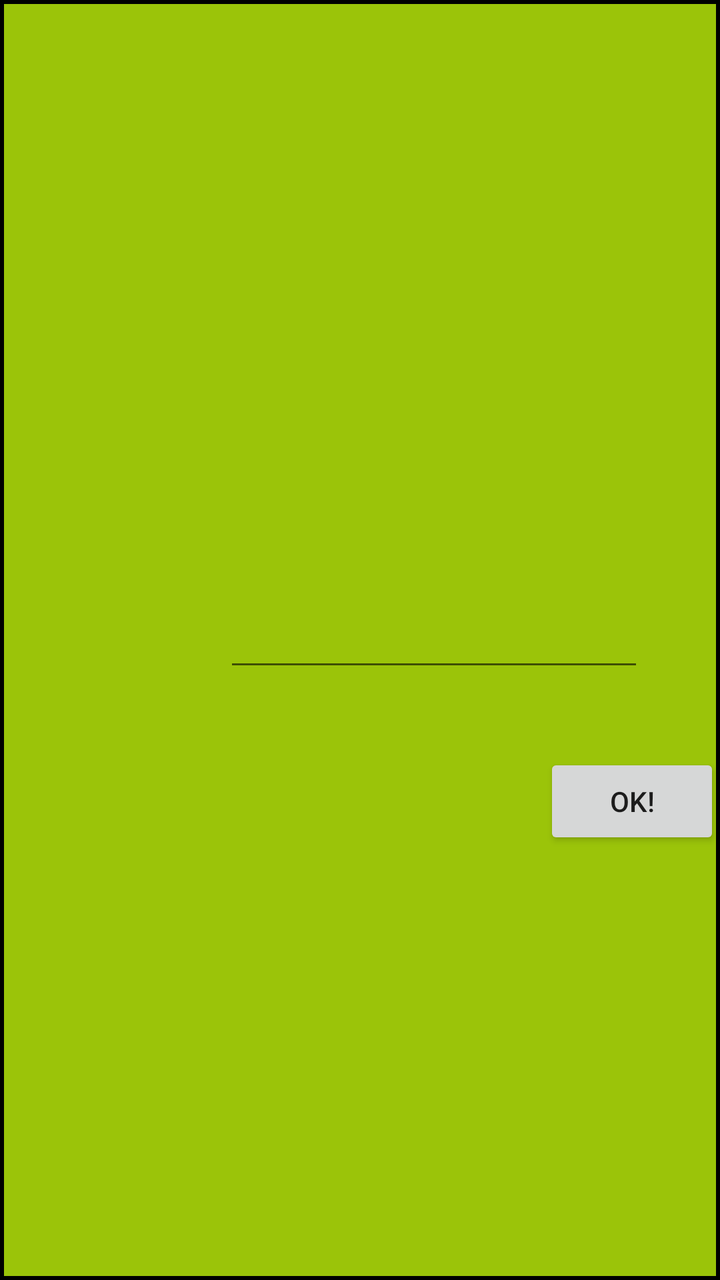
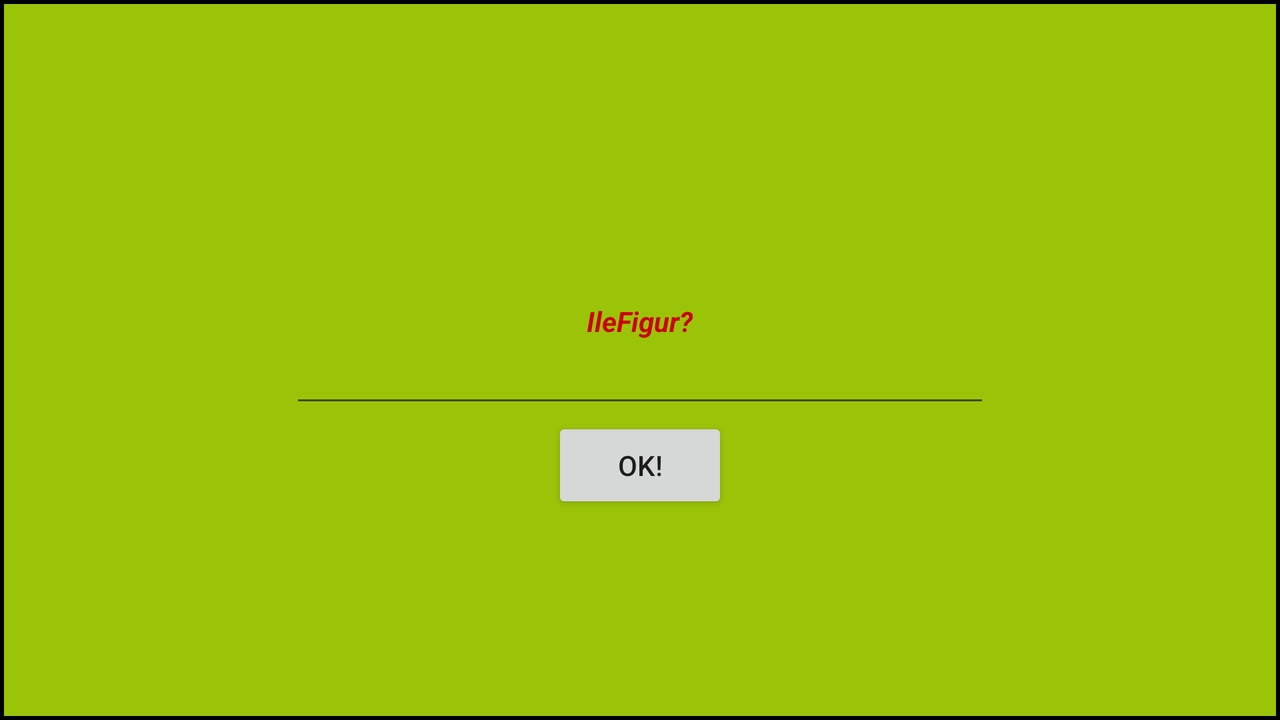

One screen, two layout resources from the same app: the default and the repository's alternative for another configuration. Each is rendered where Android would select it; the XML of both is given below.
<!-- AndroidManifest.xml: application theme AppTheme -->
<!-- res/layout/popup.xml -->
<?xml version="1.0" encoding="utf-8"?>
<RelativeLayout xmlns:android="http://schemas.android.com/apk/res/android"
    xmlns:tools="http://schemas.android.com/tools"
    android:layout_width="match_parent" android:layout_height="match_parent"
    android:background="@drawable/kwadracik">

    <EditText
        android:layout_width="wrap_content"
        android:layout_height="wrap_content"
        android:inputType="number"
        android:ems="10"
        android:id="@+id/edittextilefigur"
        android:layout_marginRight="38dp"
        android:layout_marginEnd="38dp"
        android:fontFeatureSettings="@android:string/ok"
        android:layout_alignParentEnd="true"
        android:layout_alignParentRight="true"
        android:layout_centerVertical="true"
        style="@style/Widget.AppCompat.EditText"
        android:textAppearance="@style/TextAppearance.AppCompat.Button"
        android:textSize="18sp"
        android:typeface="monospace"
        android:textColor="@android:color/holo_orange_light"
        android:textStyle="normal|bold|italic"
        android:textAlignment="center" />

    <Button
        android:text="OK!"
        android:layout_width="wrap_content"
        android:layout_height="wrap_content"
        android:layout_below="@+id/edittextilefigur"
        android:layout_alignParentRight="true"
        android:layout_alignParentEnd="true"
        android:layout_marginTop="36dp"
        android:id="@+id/button" />
</RelativeLayout>
<!-- resources referenced by this layout -->
<resources>
  <!-- drawable kwadracik (drawable) -->
  <shape xmlns:android="http://schemas.android.com/apk/res/android" android:shape="rectangle" >
      <solid android:color="#9bc409" />
      <stroke android:width="2dip"
              android:color="#000000"
  
          />
  </shape>
  <style name="AppTheme" parent="Theme.AppCompat.Light.DarkActionBar">
          
          <item name="colorPrimary">@color/colorPrimary</item>
          <item name="colorPrimaryDark">@color/colorPrimaryDark</item>
          <item name="colorAccent">@color/colorAccent</item>
      </style>
</resources>
<!-- res/layout-land/popup.xml (the repository's variant of the layout above) -->
<!-- drawn on the phone turned sideways -->
<?xml version="1.0" encoding="utf-8"?>
<RelativeLayout xmlns:android="http://schemas.android.com/apk/res/android"
    xmlns:tools="http://schemas.android.com/tools"
    android:layout_width="match_parent" android:layout_height="match_parent"
    android:background="@drawable/kwadracik">

    <EditText
        android:layout_width="wrap_content"
        android:layout_height="wrap_content"
        android:inputType="number"
        android:ems="10"
        android:id="@+id/edittextilefigur"
        android:fontFeatureSettings="@android:string/ok"
        style="@style/Widget.AppCompat.EditText"
        android:textAppearance="@style/TextAppearance.AppCompat.Button"
        android:textSize="30sp"
        android:typeface="serif"
        android:textColor="@android:color/holo_red_dark"
        android:textStyle="normal|bold|italic"
        android:textAlignment="center"
        android:layout_centerVertical="true"
        android:layout_centerHorizontal="true"
        android:textAllCaps="false" />

    <TextView
        android:text="IleFigur?"
        android:layout_width="wrap_content"
        android:layout_height="wrap_content"
        android:id="@+id/textView"
        android:textStyle="normal|bold|italic"
        android:textColor="@android:color/holo_red_dark"
        android:textAlignment="center"
        android:layout_alignTop="@+id/edittextilefigur"
        android:layout_centerHorizontal="true" />

    <Button
        android:text="OK!"
        android:layout_width="wrap_content"
        android:layout_height="wrap_content"
        android:id="@+id/button"
        android:layout_below="@+id/edittextilefigur"
        android:layout_centerHorizontal="true" />
</RelativeLayout>
